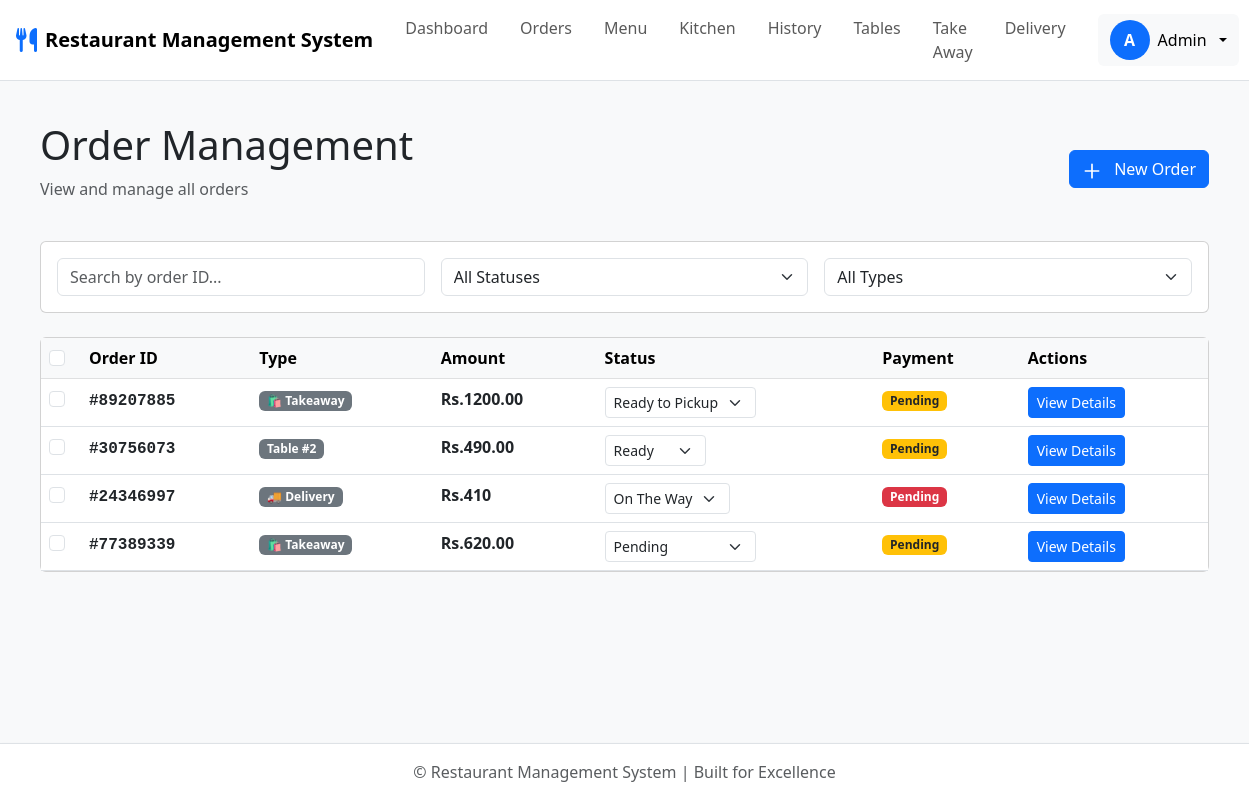
Page /orders/ (signed in) on the committed database.
### accounts/models.py (models this page shows)
class User(AbstractUser):
    email = models.EmailField(unique=True)
    role = models.CharField(max_length=50)
    is_active = models.BooleanField(default=True)
    created_at = models.DateTimeField(auto_now_add=True)

### restaurant/models.py (models this page shows, shortened)
class Order(models.Model):
    ORDER_STATUS_CHOICES = [
        ('pending', 'Pending'),
        ('preparing', 'Cooking'),
        ('ready', 'Ready'),
        ('on_the_way', 'On The Way'),
        ('ready_to_pickup', 'Ready to Pickup'),
        ('served', 'Served'),
        ('completed', 'Completed'),
        ('cancelled', 'Cancelled'),
    ]
    ORDER_TYPE_CHOICES = [
        ('table', 'Table'),
        ('takeaway', 'Takeaway'),
        ('delivery', 'Delivery'),
    ]
    delivery_charge = models.DecimalField(
        max_digits=10,
        decimal_places=2,
        default=0,
        help_text="Delivery charge for delivery orders"
    )
    order_id = models.CharField(max_length=8, default=generate_order_id, editable=False, unique=True)
    customer_name = models.CharField(max_length=255)
    customer_phone = models.CharField(max_length=15, blank=True, null=True)
    delivery_address = models.TextField(blank=True, null=True)
    delivery_landmark = models.CharField(max_length=255, blank=True, null=True)
    delivery_building = models.CharField(max_length=255, blank=True, null=True)
    delivery_unit = models.CharField(max_length=100, blank=True, null=True)
    order_type = models.CharField(max_length=10, choices=ORDER_TYPE_CHOICES)
    status = models.CharField(max_length=20, choices=ORDER_STATUS_CHOICES, default='pending')
    total_amount = models.DecimalField(max_digits=10, decimal_places=2, default=0)
    payment_status = models.CharField(max_length=10, default='unpaid')
    special_notes = models.TextField(blank=True, null=True)
    table = models.ForeignKey('Table', on_delete=models.SET_NULL, null=True, blank=True)
    completed_by = models.ForeignKey(settings.AUTH_USER_MODEL, on_delete=models.SET_NULL, null=True, blank=True, related_name='completed_orders')
    created_by = models.ForeignKey(settings.AUTH_USER_MODEL, on_delete=models.SET_NULL, null=True, blank=True, related_name='created_orders')
    created_at = models.DateTimeField(auto_now_add=True)
    updated_at = models.DateTimeField(auto_now=True)

class Table(models.Model):
    number = models.PositiveIntegerField(unique=True)
    capacity = models.PositiveIntegerField(default=4)  # Provide a default value
    is_occupied = models.BooleanField(default=False)

### restaurant/views.py (the view)
# urls.py: path('orders/', views.OrderListView.as_view(), name='order_list'),
class OrderListView(ModuleAccessMixin, ListView):
    module_required = 'orders'
    model = Order
    template_name = 'restaurant/order_list.html'
    context_object_name = 'orders'
    ordering = ['-created_at']
    def get_queryset(self):
        from django.db.models import Q
        return Order.objects.exclude(
            Q(status='completed', payment_status='paid') | Q(status='cancelled')
        ).order_by('-created_at')

### accounts/mixins.py (called while the page is built, shortened)
    def dispatch(self, request, *args, **kwargs):
        if not request.user.is_authenticated:
            return redirect('login')
        if request.user.is_superuser:
            return super().dispatch(request, *args, **kwargs)

### restaurant/context_processors.py (called while the page is built)
def add_valid_table_id(request):
    valid_table_id = Table.objects.first().id if Table.objects.exists() else None
    return {'valid_table_id': valid_table_id}

### restaurant/templatetags/custom_filters.py (called while the page is built)
@register.filter
def sum_payments(payments):
    return payments.aggregate(Sum('amount'))['amount__sum'] or 0

### restaurant/templates/restaurant/order_list.html (shortened to what this page needs)
{% extends 'restaurant/base.html' %}
{% load custom_filters %}
{% block content %}
<div class="container-fluid p-3 p-md-4">
    <div class="d-flex flex-column flex-md-row justify-content-between align-items-start align-items-md-center gap-3 mb-4">
        <div>
            <h1 class="display-6 mb-2">Order Management</h1>
            <p class="text-muted">View and manage all orders</p>
        </div>
        <div class="d-flex gap-2">
            <a href="{% url 'restaurant:place_order_takeaway' %}" class="btn btn-primary">
                <svg class="me-2" style="width: 1.25rem; height: 1.25rem; display: inline;" fill="none" stroke="currentColor" viewBox="0 0 24 24">
                    <path stroke-linecap="round" stroke-linejoin="round" stroke-width="2" d="M12 4v16m8-8H4"/>
                </svg>
                New Order
            </a>
        </div>
    </div>
    <div class="card mb-4">
        <div class="card-body">
            <div class="row g-3">
                <div class="col-12 col-md-4">
                    <input type="text"
                           id="orderSearch"
                           class="form-control"
                           placeholder="Search by order ID..."
                           onkeyup="filterOrders()">
                </div>
                <div class="col-12 col-sm-6 col-md-4">
                    <select id="statusFilter"
                            class="form-select"
                            onchange="filterOrders()">
                        <option value="">All Statuses</option>
                    </select>
                </div>
                <div class="col-12 col-sm-6 col-md-4">
                    <select id="typeFilter"
                            class="form-select"
                            onchange="filterOrders()">
                        <option value="">All Types</option>
                    </select>
                </div>
            </div>
        </div>
    </div>
    <div class="card">
        <div class="table-responsive">
            <table id="ordersTable" class="table table-hover mb-0">
                <thead class="table-light">
                    <tr>
                        <th style="width: 40px;">
                            <input type="checkbox" id="selectAll" class="form-check-input" onchange="toggleSelectAll(this)">
                        </th>
                        <th>Order ID</th>
                        <th>Type</th>
                        <th>Amount</th>
                        <th>Status</th>
                        <th>Payment</th>
                        <th>Actions</th>
                    </tr>
                </thead>
                <tbody id="ordersBody">
                    {% for order in orders %}
                    {% with total_payments=order.payments.all|sum_payments %}
                    {% with required_amount=order.total_amount|add:order.delivery_charge|add:0 %}
                    <tr data-order-id="{{ order.id }}" data-order-number="{{ order.order_id }}" data-has-payment="{% if total_payments > 0 %}true{% else %}false{% endif %}">
                        <td>
                            <input type="checkbox" class="form-check-input order-checkbox" value="{{ order.id }}" onchange="updateBulkActionButton()">
                        </td>
                        <td>
                            <span class="font-monospace fw-bold">#{{ order.order_id }}</span>
                        </td>
                        <td>
                            <span class="badge bg-secondary">
                                {% if order.table %}
                                    Table #{{ order.table.number }}
                                {% elif order.order_type == 'takeaway' %}
                                    🛍️ Takeaway
                                {% elif order.order_type == 'delivery' %}
                                    🚚 Delivery
                                {% endif %}
                            </span>
                        </td>
                        <td>
                            <span class="fw-bold">
                                {% if order.order_type == 'delivery' %}
                                    Rs.{{ order.total_amount|add:order.delivery_charge }}
                                {% else %}
                                    Rs.{{ order.total_amount }}
                                {% endif %}
                            </span>
                        </td>
                        <td>
                            <form method="post" action="{% url 'restaurant:update_order_status' pk=order.id %}" class="d-inline">
                                <select name="status" onchange="this.form.submit()" class="form-select form-select-sm" style="display: inline-block; width: auto;">
                                    {% if order.order_type == 'delivery' %}
                                        <option value="on_the_way" {% if order.status == 'on_the_way' %}selected{% endif %}>On The Way</option>
                                    {% elif order.order_type == 'takeaway' %}
                                        <option value="pending" {% if order.status == 'pending' %}selected{% endif %}>Pending</option>
                                        <option value="ready_to_pickup" {% if order.status == 'ready_to_pickup' %}selected{% endif %}>Ready to Pickup</option>
                                    {% else %}
                                        <option value="ready" {% if order.status == 'ready' %}selected{% endif %}>Ready</option>
                                    {% endif %}
                                </select>
                            </form>
                        </td>
                        <td>
                            {% if order.order_type == 'delivery' %}
                                {% if total_payments >= order.total_amount|add:order.delivery_charge %}
                                    <span class="badge bg-success">✓ Settled</span>
                                {% else %}
                                    <span class="badge bg-danger">Pending</span>
                                {% endif %}
                            {% else %}
                                {% if total_payments >= order.total_amount %}
                                    <span class="badge bg-success">✓ Settled</span>
                                {% else %}
                                    <span class="badge bg-warning text-dark">Pending</span>
                                {% endif %}
                            {% endif %}
                        </td>
                        <td>
                            <a href="{% url 'restaurant:order_details' order_id=order.order_id %}"
                               class="btn btn-primary btn-sm">View Details</a>
                        </td>
                    </tr>
                    {% endwith %}
                    {% endwith %}
                    {% endfor %}
            </table>
        </div>
    </div>
</div>
{% endblock %}

### restaurant/templates/restaurant/base.html (shortened to what this page needs)
{% load static %}
<!DOCTYPE html>
<html lang="en">
<head>
    <link href="https://cdn.jsdelivr.net/npm/bootstrap@5.3.0/dist/css/bootstrap.min.css" rel="stylesheet">
    <link href="https://cdnjs.cloudflare.com/ajax/libs/font-awesome/6.4.0/css/all.min.css" rel="stylesheet">
</head>
<body class="d-flex flex-column min-vh-100 bg-light">
    <nav class="navbar navbar-expand-lg navbar-light bg-white sticky-top border-bottom">
        <div class="container-fluid px-3">
            <a href="{% url 'restaurant:order_list' %}" class="navbar-brand d-flex align-items-center gap-2">
                <i class="fas fa-utensils text-primary" style="font-size: 1.5rem;"></i>
                <span class="fw-bold d-none d-sm-inline">Restaurant Management System</span>
            </a>
            <div class="collapse navbar-collapse" id="navbarNav">
                <div class="navbar-nav ms-auto">
                    {% if user.is_superuser or user_perms.has_dashboard %}
                    <a href="{% url 'home:dashboard' %}" class="nav-link px-3 py-2">Dashboard</a>
                    {% endif %}
                    {% if user.is_superuser or user_perms.has_orders %}
                    <a href="{% url 'restaurant:order_list' %}" class="nav-link px-3 py-2">Orders</a>
                    {% endif %}
                    {% if user.is_superuser or user_perms.has_menu %}
                    <a href="{% url 'restaurant:menuitem_list' %}" class="nav-link px-3 py-2">Menu</a>
                    {% endif %}
                    {% if user.is_superuser or user_perms.has_kitchen %}
                    <a href="{% url 'restaurant:kitchen' %}" class="nav-link px-3 py-2">Kitchen</a>
                    {% endif %}
                    {% if user.is_superuser or user_perms.has_history %}
                    <a href="{% url 'restaurant:transaction_history' %}" class="nav-link px-3 py-2">History</a>
                    {% endif %}
                    {% if user.is_superuser or user_perms.has_tables %}
                    <a href="{% url 'restaurant:table_list' %}" class="nav-link px-3 py-2">Tables</a>
                    {% endif %}
                    {% if user.is_superuser or user_perms.has_takeaway %}
                    <a href="{% url 'restaurant:place_order_takeaway' %}" class="nav-link px-3 py-2">Take Away</a>
                    {% endif %}
                    {% if user.is_superuser or user_perms.has_delivery %}
                    <a href="{% url 'restaurant:place_order_delivery' %}" class="nav-link px-3 py-2">Delivery</a>
                    {% endif %}
                </div>
                <div class="dropdown ms-lg-3">
                    <button id="profileBtn" class="btn btn-light border-0 d-flex align-items-center gap-2 dropdown-toggle" type="button" data-bs-toggle="dropdown">
                        <div class="rounded-circle bg-primary text-white d-flex align-items-center justify-content-center fw-bold" style="width: 40px; height: 40px;">
                            {{ user.username|upper|first }}
                        </div>
                        <span class="d-none d-lg-inline">{{ user.username }}</span>
                    </button>
                </div>
            </div>
        </div>
    </nav>
    <main class="flex-grow-1 py-3">
        <div class="container-fluid px-3">
            {% block content %}{% endblock %}
        </div>
    </main>
    <footer class="bg-white shadow-sm mt-auto border-top">
        <div class="container-fluid px-3 py-3">
            <p class="text-center text-muted mb-0">&copy; {{ current_year }} Restaurant Management System | Built for Excellence</p>
        </div>
    </footer>
</body>
</html>

### rows in the picture
User: username|first "A", username "Admin"
Order: order_id "89207885", shows "🛍️ Takeaway", total_amount "1200.00", status "Ready to Pickup", shows "Pending"
Order: order_id "30756073", table.number "2", total_amount "490.00", status "Ready", shows "Pending"
Order: order_id "24346997", shows "🚚 Delivery", total_amount|add "410", status "On The Way", shows "Pending"
Order: order_id "77389339", shows "🛍️ Takeaway", total_amount "620.00", status "Pending"
